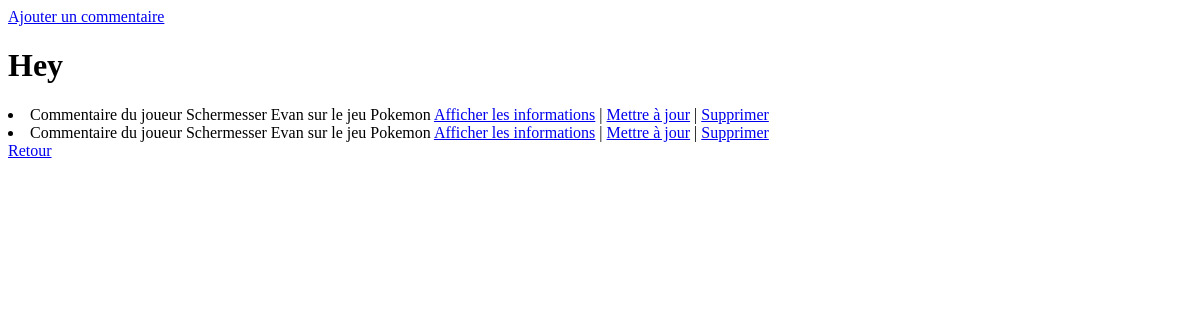
The app's page /index_commentaires/, older data.
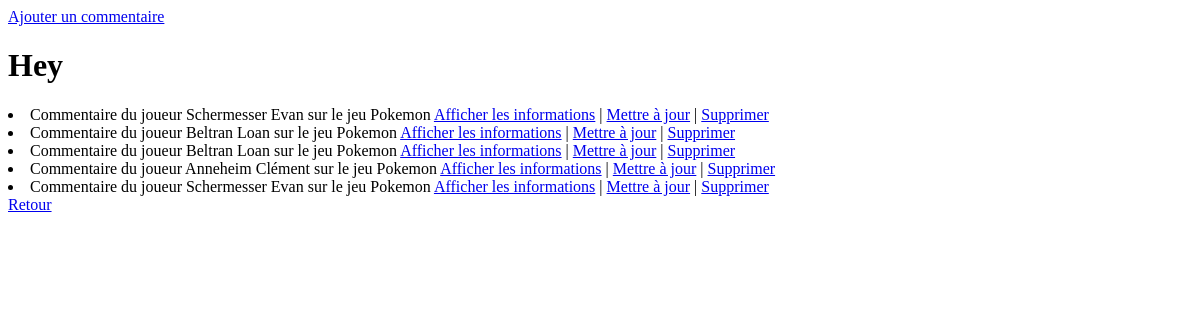
The same page, newer data.
### ludotheque/models.py (models this page shows, shortened)
class Commentaires(models.Model):
    jeux = models.ForeignKey("Jeux", on_delete=models.CASCADE, default=None)
    joueurs = models.ForeignKey("Joueurs", on_delete=models.CASCADE, default=None)
    note = models.FloatField(max_length=3)
    commentaire = models.TextField(blank=True, null=True)
    date = models.DateField(blank=True, null=False)
    def __str__(self):
        chaine = f"Commentaire du joueur {self.joueurs} sur le jeu {self.jeux}"
        return chaine

class Joueurs(models.Model):
    nom = models.CharField(max_length=100)
    prenom = models.CharField(max_length=100)
    mail = models.CharField(max_length=100)
    mdp = models.CharField(max_length=100)
    TYPE_CHOICES = (
        ('professionnel', 'Professionnel'),
        ('particulier', 'Particulier'),
    )
    type = models.CharField(max_length=20, choices=TYPE_CHOICES)
    def __str__(self):
        chaine = f"{self.nom} {self.prenom} "
        return chaine

class Jeux(models.Model):
    titre = models.CharField(max_length=100)
    anneeSortie = models.IntegerField()
    photo = models.ImageField(upload_to='images/', blank=True, null=True)
    editeur = models.CharField(max_length=100)
    auteur = models.ForeignKey("Auteurs", on_delete=models.CASCADE, default=None)
    cat = models.ForeignKey("Categories", on_delete=models.CASCADE, default=None)
    def __str__(self):
        chaine = f" {self.titre} "
        return chaine

### ludotheque/views_commentaires.py (the view)
# urls.py: path('index_commentaires/', views_commentaires.commentaires_index),
def commentaires_index(request):
    liste = list(models.Commentaires.objects.all())
    return render(request, "commentaires/index.html", {"liste" : liste})

### ludotheque/templates/commentaires/index.html (shortened to what this page needs)
<!DOCTYPE html>
<html lang="en">
<head>
</head>
<body>
<a href="/ajout_commentaires/"> Ajouter un commentaire </a>
<h1> Hey </h1>
<article>
    {% for c in liste %}
        <li class="liste"> {{c}} <a class="edit" href="/ludotheque/affiche_commentaires/{{c.id}}/">Afficher les informations</a>  |  <a class="edit" href="/ludotheque/update_commentaires/{{c.id}}/">Mettre à jour</a>  |  <a class="edit" href="/ludotheque/delete_commentaires/{{c.id}}/">Supprimer</a> </li>
    {% endfor %}
</article>
<a href="/"> Retour </a>
</body>
</html>

Row changes from the older to the newer data that the page shows:
added Commentaires: joueurs+jeux "Commentaire du joueur Beltran Loan sur le jeu Pokemon"
added Commentaires: joueurs+jeux "Commentaire du joueur Beltran Loan sur le jeu Pokemon"
added Commentaires: joueurs+jeux "Commentaire du joueur Anneheim Clément sur le jeu Pokemon"
